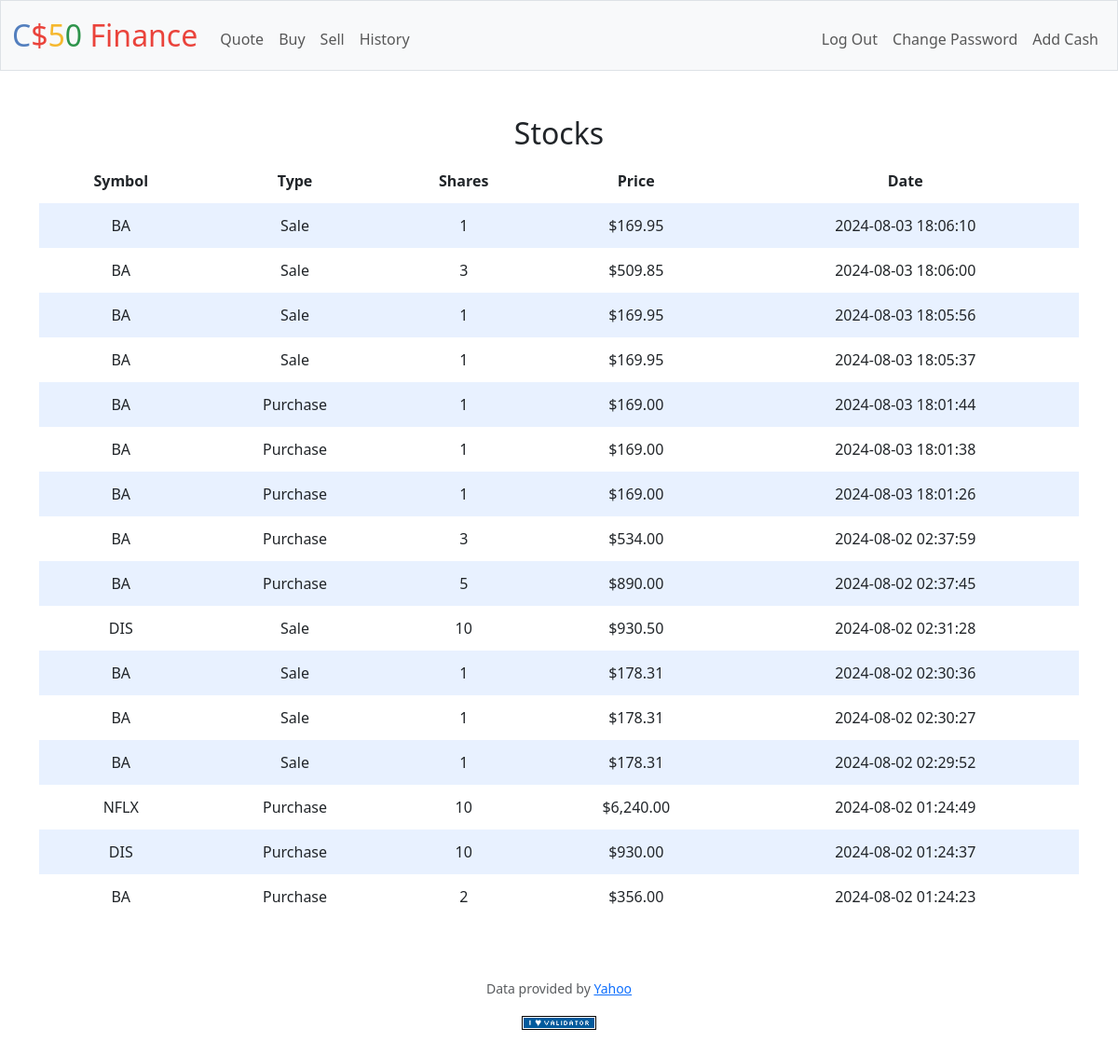
The app's page /history (signed in) with its own data.
### tables this page shows
CREATE TABLE Purchases (
id INTEGER PRIMARY KEY AUTOINCREMENT NOT NULL,
userid INTEGER,
type TEXT NOT NULL,
symbol TEXT NOT NULL,
price TEXT NOT NULL,
shares INTEGER NOT NULL,
time TEXT NOT NULL,
FOREIGN KEY (userid) REFERENCES users(id)
);

### app.py (the view)
@app.route("/history")
@login_required
def history():
    rows = db.execute(
        "SELECT * FROM Purchases WHERE userid = ? ORDER BY TIME DESC", session["user_id"])
    return render_template("history.html", data=rows)

### app.py (called while the page is built)
@app.after_request
def after_request(response):
    response.headers["Cache-Control"] = "no-cache, no-store, must-revalidate"
    response.headers["Expires"] = 0
    response.headers["Pragma"] = "no-cache"
    return response

### helpers.py (called while the page is built)
def login_required(f):
    @wraps(f)
    def decorated_function(*args, **kwargs):
        if session.get("user_id") is None:
            return redirect("/login")
        return f(*args, **kwargs)
    return decorated_function

### templates/history.html (shortened to what this page needs)
{% extends "layout.html"%}
{% block main %}
    <div class="section">
        <h2>Stocks</h2>
        <table>
            <thead>
                <tr>
                    <th>Symbol</th>
                    <th>Type</th>
                    <th>Shares</th>
                    <th>Price</th>
                    <th>Date</th>
                </tr>
            </thead>
            <tbody>
                {% for item in data %}
                <tr>
                    <td>{{ item.symbol }}</td>
                    <td>{{ item.type }}</td>
                    <td>{{ item.shares }}</td>
                    <td>{{ item.price }}</td>
                    <td>{{ item.time }}</td>
                </tr>
                {% endfor %}
            </tbody>
        </table>
    </div>
{% endblock %}

### templates/layout.html (shortened to what this page needs)
<!DOCTYPE html>
<html lang="en">
    <head>
        <link href="https://cdn.jsdelivr.net/npm/bootstrap@5.3.3/dist/css/bootstrap.min.css" rel="stylesheet">
        <link href="/static/styles.css" rel="stylesheet">
    </head>
    <body>
        <nav class="bg-light border navbar navbar-expand-md navbar-light">
            <div class="container-fluid">
                <a class="navbar-brand" href="/"><span class="blue">C</span><span class="red">$</span><span class="yellow">5</span><span class="green">0</span> <span class="red">Finance</span></a>
                <div class="collapse navbar-collapse" id="navbar">
                    {% if session["user_id"] %}
                        <ul class="navbar-nav me-auto mt-2">
                            <li class="nav-item"><a class="nav-link" href="/quote">Quote</a></li>
                            <li class="nav-item"><a class="nav-link" href="/buy">Buy</a></li>
                            <li class="nav-item"><a class="nav-link" href="/sell">Sell</a></li>
                            <li class="nav-item"><a class="nav-link" href="/history">History</a></li>
                        </ul>
                        <ul class="navbar-nav ms-auto mt-2">
                            <li class="nav-item"><a class="nav-link" href="/logout">Log Out</a></li>
                            <li class="nav-item"><a class="nav-link" href="/change_password">Change Password</a></li>
                            <li class="nav-item"><a class="nav-link" href="/add_cash">Add Cash</a></li>
                        </ul>
                    {% else %}
                        <ul class="navbar-nav ms-auto mt-2">
                            <li class="nav-item"><a class="nav-link" href="/register">Register</a></li>
                            <li class="nav-item"><a class="nav-link" href="/login">Log In</a></li>
                        </ul>
                    {% endif %}
                </div>
            </div>
        </nav>
        <main class="container py-5 text-center">
            {% block main %}{% endblock %}
        </main>
        <footer class="mb-5">
            <p class="mb-3 small text-center text-muted">
                Data provided by <a href="https://finance.yahoo.com/">Yahoo</a>
            </p>
            <form action="https://validator.w3.org/check" class="text-center" enctype="multipart/form-data" method="post" target="_blank">
                <input alt="Validate" src="/static/I_heart_validator.png" type="image">
            </form>
        </footer>
    </body>
</html>

### static/styles.css (style rules this page uses)
nav .navbar-brand { font-size: xx-large; }
nav .navbar-brand .blue { color: #537fbe; }
nav .navbar-brand .red { color: #ea433b; }
nav .navbar-brand .yellow { color: #f5b82e; }
nav .navbar-brand .green { color: #2e944b; }
table { background-color: transparent; margin-bottom: 1rem; width: 100%; }
table th, table td { padding: 0.75rem; vertical-align: middle; }
tbody tr:nth-of-type(odd) { background-color: rgb(179, 208, 255, 0.3) }

### records on screen
Purchases: symbol "BA", type "Sale", shares "1", price "$169.95", time "2024-08-03 18:06:10"
Purchases: symbol "BA", type "Sale", shares "3", price "$509.85", time "2024-08-03 18:06:00"
Purchases: symbol "BA", type "Sale", shares "1", price "$169.95", time "2024-08-03 18:05:56"
Purchases: symbol "BA", type "Sale", shares "1", price "$169.95", time "2024-08-03 18:05:37"
Purchases: symbol "BA", type "Purchase", shares "1", price "$169.00", time "2024-08-03 18:01:44"
Purchases: symbol "BA", type "Purchase", shares "1", price "$169.00", time "2024-08-03 18:01:38"
Purchases: symbol "BA", type "Purchase", shares "1", price "$169.00", time "2024-08-03 18:01:26"
Purchases: symbol "BA", type "Purchase", shares "3", price "$534.00", time "2024-08-02 02:37:59"
Purchases: symbol "BA", type "Purchase", shares "5", price "$890.00", time "2024-08-02 02:37:45"
Purchases: symbol "DIS", type "Sale", shares "10", price "$930.50", time "2024-08-02 02:31:28"
Purchases: symbol "BA", type "Sale", shares "1", price "$178.31", time "2024-08-02 02:30:36"
Purchases: symbol "BA", type "Sale", shares "1", price "$178.31", time "2024-08-02 02:30:27"
Purchases: symbol "BA", type "Sale", shares "1", price "$178.31", time "2024-08-02 02:29:52"
Purchases: symbol "NFLX", type "Purchase", shares "10", price "$6,240.00", time "2024-08-02 01:24:49"
Purchases: symbol "DIS", type "Purchase", shares "10", price "$930.00", time "2024-08-02 01:24:37"
Purchases: symbol "BA", type "Purchase", shares "2", price "$356.00", time "2024-08-02 01:24:23"
